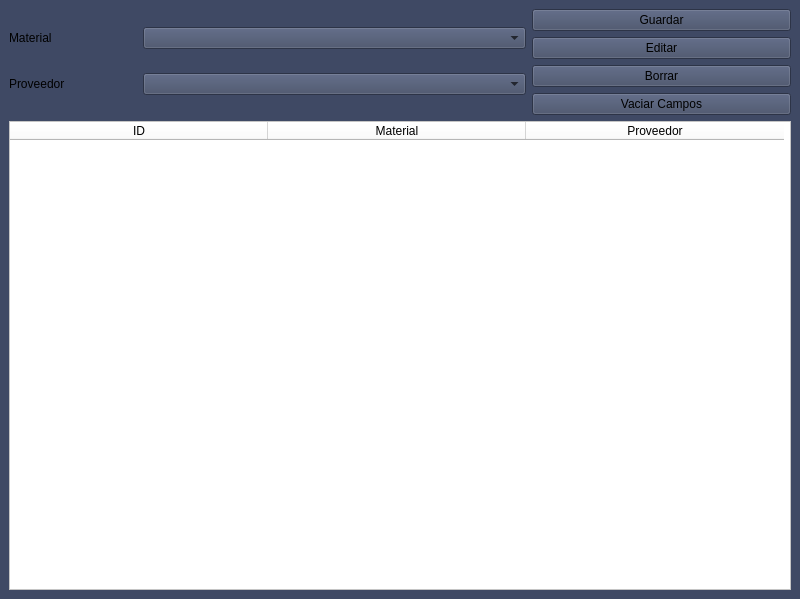
<?xml version="1.0" encoding="UTF-8"?>
<ui version="4.0">
 <class>background</class>
 <widget class="QMainWindow" name="background">
  <property name="geometry">
   <rect>
    <x>0</x>
    <y>0</y>
    <width>800</width>
    <height>599</height>
   </rect>
  </property>
  <property name="mouseTracking">
   <bool>false</bool>
  </property>
  <property name="windowTitle">
   <string>Materiales por pedido</string>
  </property>
  <property name="autoFillBackground">
   <bool>false</bool>
  </property>
  <property name="styleSheet">
   <string notr="true">background-color: rgb(63, 73, 100);</string>
  </property>
  <property name="toolButtonStyle">
   <enum>Qt::ToolButtonIconOnly</enum>
  </property>
  <widget class="QWidget" name="centralwidget">
   <layout class="QGridLayout" name="gridLayout">
    <item row="0" column="0">
     <layout class="QVBoxLayout" name="verticalLayout" stretch="1,1">
      <item>
       <layout class="QGridLayout" name="gridLayout_2" columnstretch="2,1">
        <item row="0" column="0">
         <layout class="QGridLayout" name="gridLayout_3" rowstretch="0,0" columnstretch="1,3">
          <property name="topMargin">
           <number>0</number>
          </property>
          <item row="0" column="1">
           <widget class="QComboBox" name="cb_material"/>
          </item>
          <item row="1" column="0">
           <widget class="QLabel" name="label_5">
            <property name="text">
             <string>Proveedor</string>
            </property>
           </widget>
          </item>
          <item row="1" column="1">
           <widget class="QComboBox" name="cb_proveedor"/>
          </item>
          <item row="0" column="0">
           <widget class="QLabel" name="label_4">
            <property name="text">
             <string>Material</string>
            </property>
           </widget>
          </item>
         </layout>
        </item>
        <item row="0" column="1">
         <layout class="QVBoxLayout" name="verticalLayout_8">
          <item>
           <widget class="QPushButton" name="bt_guardar">
            <property name="text">
             <string>Guardar</string>
            </property>
           </widget>
          </item>
          <item>
           <widget class="QPushButton" name="bt_editar">
            <property name="text">
             <string>Editar</string>
            </property>
           </widget>
          </item>
          <item>
           <widget class="QPushButton" name="bt_borrar">
            <property name="text">
             <string>Borrar</string>
            </property>
           </widget>
          </item>
          <item>
           <widget class="QPushButton" name="bt_vaciar_campos">
            <property name="text">
             <string>Vaciar Campos</string>
            </property>
           </widget>
          </item>
         </layout>
        </item>
       </layout>
      </item>
      <item>
       <layout class="QVBoxLayout" name="verticalLayout_2" stretch="0">
        <property name="spacing">
         <number>6</number>
        </property>
        <property name="sizeConstraint">
         <enum>QLayout::SetMaximumSize</enum>
        </property>
        <item>
         <widget class="QTableWidget" name="table_materiales_requeridos_por_pedido">
          <property name="focusPolicy">
           <enum>Qt::TabFocus</enum>
          </property>
          <property name="layoutDirection">
           <enum>Qt::LeftToRight</enum>
          </property>
          <property name="styleSheet">
           <string notr="true">background-color: rgb(255, 255, 255);</string>
          </property>
          <property name="frameShape">
           <enum>QFrame::StyledPanel</enum>
          </property>
          <property name="verticalScrollBarPolicy">
           <enum>Qt::ScrollBarAsNeeded</enum>
          </property>
          <property name="sizeAdjustPolicy">
           <enum>QAbstractScrollArea::AdjustToContents</enum>
          </property>
          <property name="textElideMode">
           <enum>Qt::ElideNone</enum>
          </property>
          <property name="showGrid">
           <bool>true</bool>
          </property>
          <property name="sortingEnabled">
           <bool>false</bool>
          </property>
          <property name="wordWrap">
           <bool>true</bool>
          </property>
          <property name="cornerButtonEnabled">
           <bool>true</bool>
          </property>
          <property name="rowCount">
           <number>0</number>
          </property>
          <attribute name="horizontalHeaderVisible">
           <bool>true</bool>
          </attribute>
          <attribute name="horizontalHeaderCascadingSectionResizes">
           <bool>true</bool>
          </attribute>
          <attribute name="horizontalHeaderMinimumSectionSize">
           <number>39</number>
          </attribute>
          <attribute name="horizontalHeaderDefaultSectionSize">
           <number>258</number>
          </attribute>
          <attribute name="horizontalHeaderHighlightSections">
           <bool>true</bool>
          </attribute>
          <attribute name="verticalHeaderMinimumSectionSize">
           <number>16</number>
          </attribute>
          <attribute name="verticalHeaderDefaultSectionSize">
           <number>23</number>
          </attribute>
          <column>
           <property name="text">
            <string>ID</string>
           </property>
          </column>
          <column>
           <property name="text">
            <string>Material</string>
           </property>
          </column>
          <column>
           <property name="text">
            <string>Proveedor</string>
           </property>
          </column>
         </widget>
        </item>
       </layout>
      </item>
     </layout>
    </item>
   </layout>
  </widget>
 </widget>
 <resources/>
 <connections/>
 <designerdata>
  <property name="gridDeltaX">
   <number>10</number>
  </property>
  <property name="gridDeltaY">
   <number>10</number>
  </property>
  <property name="gridSnapX">
   <bool>true</bool>
  </property>
  <property name="gridSnapY">
   <bool>true</bool>
  </property>
  <property name="gridVisible">
   <bool>true</bool>
  </property>
 </designerdata>
</ui>
